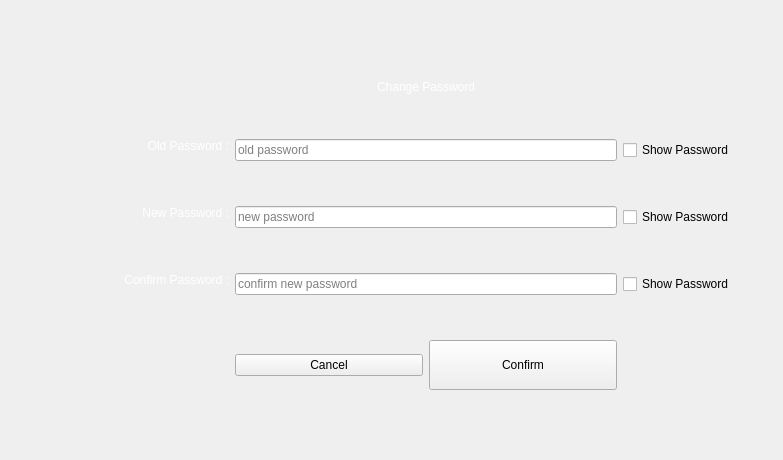
      <widget class="QWidget" name="change_password">
       <layout class="QHBoxLayout" name="horizontalLayout_5">
        <item>
         <layout class="QGridLayout" name="gridLayout_7">
          <property name="leftMargin">
           <number>25</number>
          </property>
          <property name="topMargin">
           <number>50</number>
          </property>
          <property name="rightMargin">
           <number>25</number>
          </property>
          <property name="bottomMargin">
           <number>20</number>
          </property>
          <item row="5" column="4">
           <widget class="QCheckBox" name="checkBox_newpass">
            <property name="sizePolicy">
             <sizepolicy hsizetype="Maximum" vsizetype="Fixed">
              <horstretch>0</horstretch>
              <verstretch>0</verstretch>
             </sizepolicy>
            </property>
            <property name="text">
             <string>Show Password</string>
            </property>
           </widget>
          </item>
          <item row="5" column="1">
           <widget class="QLabel" name="label_47">
            <property name="sizePolicy">
             <sizepolicy hsizetype="Preferred" vsizetype="Preferred">
              <horstretch>0</horstretch>
              <verstretch>0</verstretch>
             </sizepolicy>
            </property>
            <property name="minimumSize">
             <size>
              <width>180</width>
              <height>0</height>
             </size>
            </property>
            <property name="styleSheet">
             <string notr="true">color: rgb(255, 255, 255);
font: 700 18pt &quot;Segoe UI&quot;;</string>
            </property>
            <property name="text">
             <string>New Password :</string>
            </property>
            <property name="alignment">
             <set>Qt::AlignRight|Qt::AlignTop|Qt::AlignTrailing</set>
            </property>
           </widget>
          </item>
          <item row="7" column="1">
           <widget class="QLabel" name="label_50">
            <property name="sizePolicy">
             <sizepolicy hsizetype="Preferred" vsizetype="Preferred">
              <horstretch>0</horstretch>
              <verstretch>0</verstretch>
             </sizepolicy>
            </property>
            <property name="minimumSize">
             <size>
              <width>180</width>
              <height>0</height>
             </size>
            </property>
            <property name="styleSheet">
             <string notr="true">color: rgb(255, 255, 255);
font: 700 18pt &quot;Segoe UI&quot;;</string>
            </property>
            <property name="text">
             <string>Confirm Password :</string>
            </property>
            <property name="alignment">
             <set>Qt::AlignRight|Qt::AlignTop|Qt::AlignTrailing</set>
            </property>
           </widget>
          </item>
          <item row="1" column="3" alignment="Qt::AlignHCenter">
           <widget class="QLabel" name="label_48">
            <property name="sizePolicy">
             <sizepolicy hsizetype="Maximum" vsizetype="Maximum">
              <horstretch>0</horstretch>
              <verstretch>0</verstretch>
             </sizepolicy>
            </property>
            <property name="styleSheet">
             <string notr="true">color: rgb(255, 255, 255);
font: 900 24pt &quot;Segoe UI Black&quot;;</string>
            </property>
            <property name="text">
             <string>Change Password</string>
            </property>
           </widget>
          </item>
          <item row="7" column="3">
           <widget class="QLineEdit" name="lineEdit_change_pass">
            <property name="sizePolicy">
             <sizepolicy hsizetype="MinimumExpanding" vsizetype="Fixed">
              <horstretch>0</horstretch>
              <verstretch>0</verstretch>
             </sizepolicy>
            </property>
            <property name="minimumSize">
             <size>
              <width>100</width>
              <height>0</height>
             </size>
            </property>
            <property name="echoMode">
             <enum>QLineEdit::Password</enum>
            </property>
            <property name="placeholderText">
             <string>confirm new password</string>
            </property>
           </widget>
          </item>
          <item row="5" column="5">
           <widget class="QLabel" name="label_39">
            <property name="text">
             <string/>
            </property>
           </widget>
          </item>
          <item row="2" column="3">
           <spacer name="verticalSpacer_25">
            <property name="orientation">
             <enum>Qt::Vertical</enum>
            </property>
            <property name="sizeType">
             <enum>QSizePolicy::Maximum</enum>
            </property>
            <property name="sizeHint" stdset="0">
             <size>
              <width>20</width>
              <height>40</height>
             </size>
            </property>
           </spacer>
          </item>
          <item row="11" column="3">
           <spacer name="verticalSpacer_31">
            <property name="orientation">
             <enum>Qt::Vertical</enum>
            </property>
            <property name="sizeType">
             <enum>QSizePolicy::Maximum</enum>
            </property>
            <property name="sizeHint" stdset="0">
             <size>
              <width>20</width>
              <height>40</height>
             </size>
            </property>
           </spacer>
          </item>
          <item row="5" column="3">
           <widget class="QLineEdit" name="lineEdit_new_pass">
            <property name="sizePolicy">
             <sizepolicy hsizetype="MinimumExpanding" vsizetype="Fixed">
              <horstretch>0</horstretch>
              <verstretch>0</verstretch>
             </sizepolicy>
            </property>
            <property name="minimumSize">
             <size>
              <width>100</width>
              <height>0</height>
             </size>
            </property>
            <property name="echoMode">
             <enum>QLineEdit::Password</enum>
            </property>
            <property name="placeholderText">
             <string>new password</string>
            </property>
           </widget>
          </item>
          <item row="10" column="3">
           <layout class="QHBoxLayout" name="horizontalLayout_27">
            <item>
             <widget class="QPushButton" name="pushButton_not_change_pass">
              <property name="sizePolicy">
               <sizepolicy hsizetype="Maximum" vsizetype="Fixed">
                <horstretch>0</horstretch>
                <verstretch>0</verstretch>
               </sizepolicy>
              </property>
              <property name="styleSheet">
               <string notr="true">min-width:180;</string>
              </property>
              <property name="text">
               <string>Cancel</string>
              </property>
             </widget>
            </item>
            <item>
             <widget class="QPushButton" name="pushButton_change_pass">
              <property name="sizePolicy">
               <sizepolicy hsizetype="Maximum" vsizetype="Fixed">
                <horstretch>0</horstretch>
                <verstretch>0</verstretch>
               </sizepolicy>
              </property>
              <property name="minimumSize">
               <size>
                <width>200</width>
                <height>50</height>
               </size>
              </property>
              <property name="styleSheet">
               <string notr="true">min-width:180;</string>
              </property>
              <property name="text">
               <string>Confirm</string>
              </property>
             </widget>
            </item>
           </layout>
          </item>
          <item row="8" column="3">
           <spacer name="verticalSpacer_32">
            <property name="orientation">
             <enum>Qt::Vertical</enum>
            </property>
            <property name="sizeType">
             <enum>QSizePolicy::Maximum</enum>
            </property>
            <property name="sizeHint" stdset="0">
             <size>
              <width>20</width>
              <height>40</height>
             </size>
            </property>
           </spacer>
          </item>
          <item row="3" column="4">
           <widget class="QCheckBox" name="checkBox_oldpass">
            <property name="sizePolicy">
             <sizepolicy hsizetype="Maximum" vsizetype="Fixed">
              <horstretch>0</horstretch>
              <verstretch>0</verstretch>
             </sizepolicy>
            </property>
            <property name="text">
             <string>Show Password</string>
            </property>
           </widget>
          </item>
          <item row="6" column="3">
           <spacer name="verticalSpacer_33">
            <property name="orientation">
             <enum>Qt::Vertical</enum>
            </property>
            <property name="sizeType">
             <enum>QSizePolicy::Maximum</enum>
            </property>
            <property name="sizeHint" stdset="0">
             <size>
              <width>20</width>
              <height>40</height>
             </size>
            </property>
           </spacer>
          </item>
          <item row="4" column="3">
           <spacer name="verticalSpacer_34">
            <property name="orientation">
             <enum>Qt::Vertical</enum>
            </property>
            <property name="sizeType">
             <enum>QSizePolicy::Maximum</enum>
            </property>
            <property name="sizeHint" stdset="0">
             <size>
              <width>20</width>
              <height>40</height>
             </size>
            </property>
           </spacer>
          </item>
          <item row="3" column="3">
           <widget class="QLineEdit" name="lineEdit_old_pass">
            <property name="sizePolicy">
             <sizepolicy hsizetype="MinimumExpanding" vsizetype="Fixed">
              <horstretch>0</horstretch>
              <verstretch>0</verstretch>
             </sizepolicy>
            </property>
            <property name="minimumSize">
             <size>
              <width>100</width>
              <height>0</height>
             </size>
            </property>
            <property name="echoMode">
             <enum>QLineEdit::Password</enum>
            </property>
            <property name="placeholderText">
             <string>old password</string>
            </property>
           </widget>
          </item>
          <item row="5" column="0">
           <widget class="QLabel" name="label_38">
            <property name="text">
             <string/>
            </property>
           </widget>
          </item>
          <item row="7" column="4">
           <widget class="QCheckBox" name="checkBox_confirm_newpass">
            <property name="sizePolicy">
             <sizepolicy hsizetype="Maximum" vsizetype="Fixed">
              <horstretch>0</horstretch>
              <verstretch>0</verstretch>
             </sizepolicy>
            </property>
            <property name="text">
             <string>Show Password</string>
            </property>
           </widget>
          </item>
          <item row="3" column="1">
           <widget class="QLabel" name="label_49">
            <property name="sizePolicy">
             <sizepolicy hsizetype="Preferred" vsizetype="Preferred">
              <horstretch>0</horstretch>
              <verstretch>0</verstretch>
             </sizepolicy>
            </property>
            <property name="minimumSize">
             <size>
              <width>180</width>
              <height>0</height>
             </size>
            </property>
            <property name="styleSheet">
             <string notr="true">color: rgb(255, 255, 255);
font: 700 18pt &quot;Segoe UI&quot;;</string>
            </property>
            <property name="text">
             <string>Old Password :</string>
            </property>
            <property name="alignment">
             <set>Qt::AlignRight|Qt::AlignTop|Qt::AlignTrailing</set>
            </property>
           </widget>
          </item>
          <item row="0" column="3">
           <spacer name="verticalSpacer_35">
            <property name="orientation">
             <enum>Qt::Vertical</enum>
            </property>
            <property name="sizeType">
             <enum>QSizePolicy::Maximum</enum>
            </property>
            <property name="sizeHint" stdset="0">
             <size>
              <width>20</width>
              <height>20</height>
             </size>
            </property>
           </spacer>
          </item>
         </layout>
        </item>
       </layout>
      </widget>
